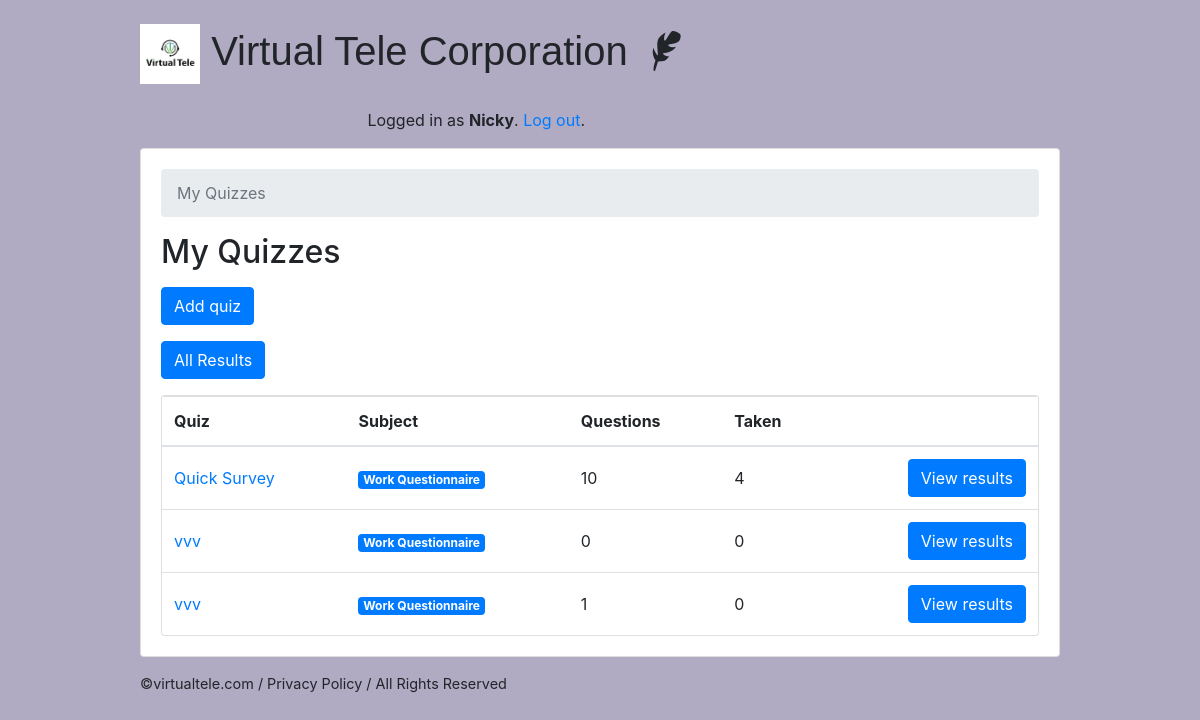
Page /recruiters/ (signed in) on the earlier database version.
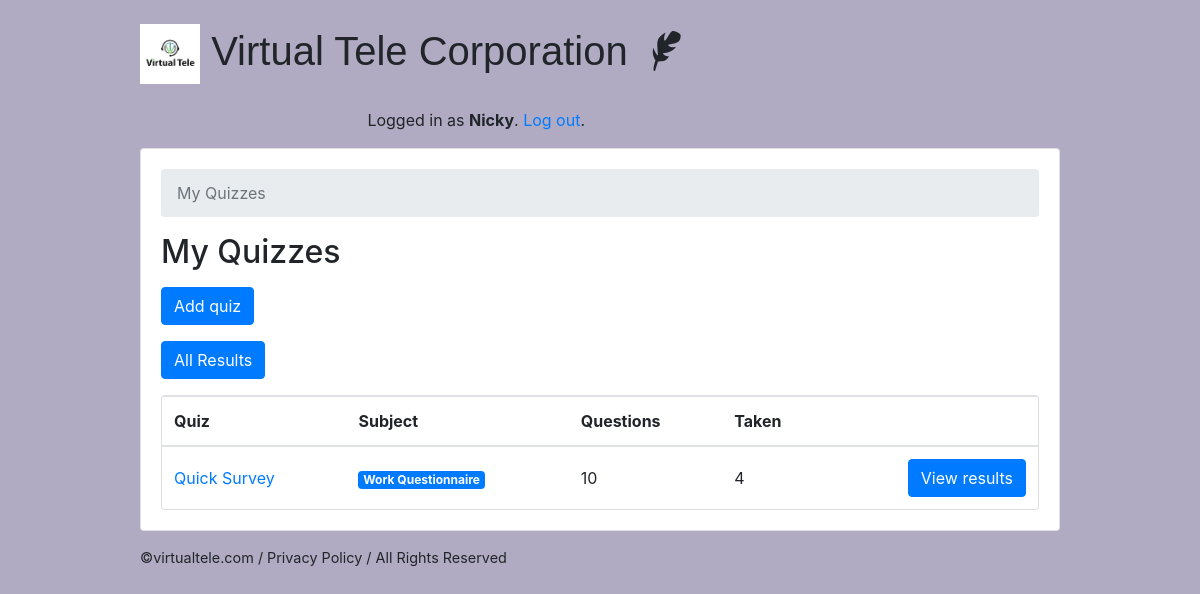
Same page on the later database version.
### classroom/models.py (models this page shows, shortened)
class User(AbstractUser):
    is_student = models.BooleanField(default=False)
    is_teacher = models.BooleanField(default=False)
    phone = models.CharField(max_length=60, blank=True, null=True)
    email = models.EmailField(blank=True, null=True)

class Quiz(models.Model):
    owner = models.ForeignKey(User, on_delete=models.CASCADE, related_name='quizzes')
    name = models.CharField(max_length=255)
    subject = models.ForeignKey(Subject, on_delete=models.CASCADE, related_name='quizzes')

class Subject(models.Model):
    name = models.CharField(max_length=30)
    color = models.CharField(max_length=7, default='#007bff')
    def get_html_badge(self):
        name = escape(self.name)
        color = escape(self.color)
        html = '<span class="badge badge-primary" style="background-color: %s">%s</span>' % (color, name)
        return mark_safe(html)

### classroom/views/teachers.py (the view)
# urls.py: path('', students.QuizListView.as_view(), name='quiz_list'),
@method_decorator([login_required, teacher_required], name='dispatch')
class QuizListView(ListView):
    model = Quiz
    ordering = ('name', )
    context_object_name = 'quizzes'
    template_name = 'classroom/teachers/quiz_change_list.html'
    def get_queryset(self):
        queryset = self.request.user.quizzes \
            .select_related('subject') \
            .annotate(questions_count=Count('questions', distinct=True)) \
            .annotate(taken_count=Count('taken_quizzes', distinct=True))
        return queryset

### classroom/templates/classroom/teachers/quiz_change_list.html
{% extends 'base.html' %}
{% block content %}
  <nav aria-label="breadcrumb">
    <ol class="breadcrumb">
      <li class="breadcrumb-item active" aria-current="page">My Quizzes</li>
    </ol>
  </nav>
  <h2 class="mb-3">My Quizzes</h2>
  <a href="{% url 'teachers:quiz_add' %}" class="btn btn-primary mb-3" role="button">Add quiz</a><br>
  <a href="{% url 'teachers:applicant_list' %}" class="btn btn-primary mb-3" role="button">All Results</a>
  <div class="card">
    <table class="table mb-0">
      <thead>
        <tr>
          <th>Quiz</th>
          <th>Subject</th>
          <th>Questions</th>
          <th>Taken</th>
          <th></th>
        </tr>
      </thead>
      <tbody>
        {% for quiz in quizzes %}
          <tr>
            <td class="align-middle"><a href="{% url 'teachers:quiz_change' quiz.pk %}">{{ quiz.name }}</a></td>
            <td class="align-middle">{{ quiz.subject.get_html_badge }}</td>
            <td class="align-middle">{{ quiz.questions_count }}</td>
            <td class="align-middle">{{ quiz.taken_count }}</td>
            <td class="text-right">
              <a href="{% url 'teachers:quiz_results' quiz.pk %}" class="btn btn-primary">View results</a>
            </td>
          </tr>
        {% empty %}
          <tr>
            <td class="bg-light text-center font-italic" colspan="5">You haven't created any quiz yet.</td>
          </tr>
        {% endfor %}
      </tbody>
    </table>
  </div>
{% endblock %}

### templates/base.html (shortened to what this page needs)
{% load static %}<!doctype html>
<html lang="en">
  <head>
    <link rel="stylesheet" href="https://maxcdn.bootstrapcdn.com/bootstrap/4.0.0/css/bootstrap.min.css">
    <link rel="stylesheet" type="text/css" href="{% static 'vendor/fontello-2f186091/css/fontello.css' %}">
    <link rel="stylesheet" type="text/css" href="{% static 'css/app.css' %}">
    {% if user.is_authenticated and user.is_teacher %}
      <link rel="stylesheet" type="text/css" href="{% static 'css/teachers.css' %}">
    {% else %}
      <link rel="stylesheet" type="text/css" href="{% static 'css/students.css' %}">
    {% endif %}
  </head>
  <body>
    <div class="container my-4">
      <div class="row justify-content-center">
        <div class="col-md-10 col-sm-12">
          <div class="row">
            <div class="col-12">
              <h1 class="logo">
                <a href="{% url 'home' %}"> <img src="{% static 'img/logoVT.jpg' %}" width="60" height="60" alt="">
                  Virtual Tele Corporation
                  {% if user.is_authenticated %}
                    {% if user.is_teacher %}
                      <span class="icon-feather" data-toggle="tooltip" data-placement="right" title="Teacher profile"></span>
                    {% else %}
                      <span class="icon-user" data-toggle="tooltip" data-placement="right" title="Student profile"></span>
                    {% endif %}
                  {% endif %}
                </a>
              </h1>
            </div>
            <div class="col-6 text-right">
              {% if user.is_authenticated %}
                <p class="pt-3">Logged in as <strong>{{ user.username }}</strong>. <a href="{% url 'logout' %}">Log out</a>.</p>
              {% endif %}
            </div>
          </div>
          <div class="card mb-3">
            <div class="card-body">
              {% block content %}
              {% endblock %}
            </div>
          </div>
          <footer>
            <a href="https://simpleisbetterthancomplex.com">©virtualtele.com</a>
            /
            <a href="# ">Privacy Policy</a>
            /
            <a href="# ">All Rights Reserved</a>
          </footer>
        </div>
      </div>
    </div>
  </body>
</html>

### static/css/app.css (style rules this page uses)
.logo { font-family: Arial, Helvetica, sans-serif; }
.logo a { color: #212529; text-decoration: none; }
footer { font-size: .9rem; }
footer a { color: #212529; }

### static/css/teachers.css (style rules this page uses)
body { background-color: #b0aac2; }

Differences in the rows shown:
removed Quiz: name "vvv", subject.get_html_badge "Work Questionnaire", questions_count "0", taken_count "0"
removed Quiz: name "vvv", subject.get_html_badge "Work Questionnaire", questions_count "1", taken_count "0"
